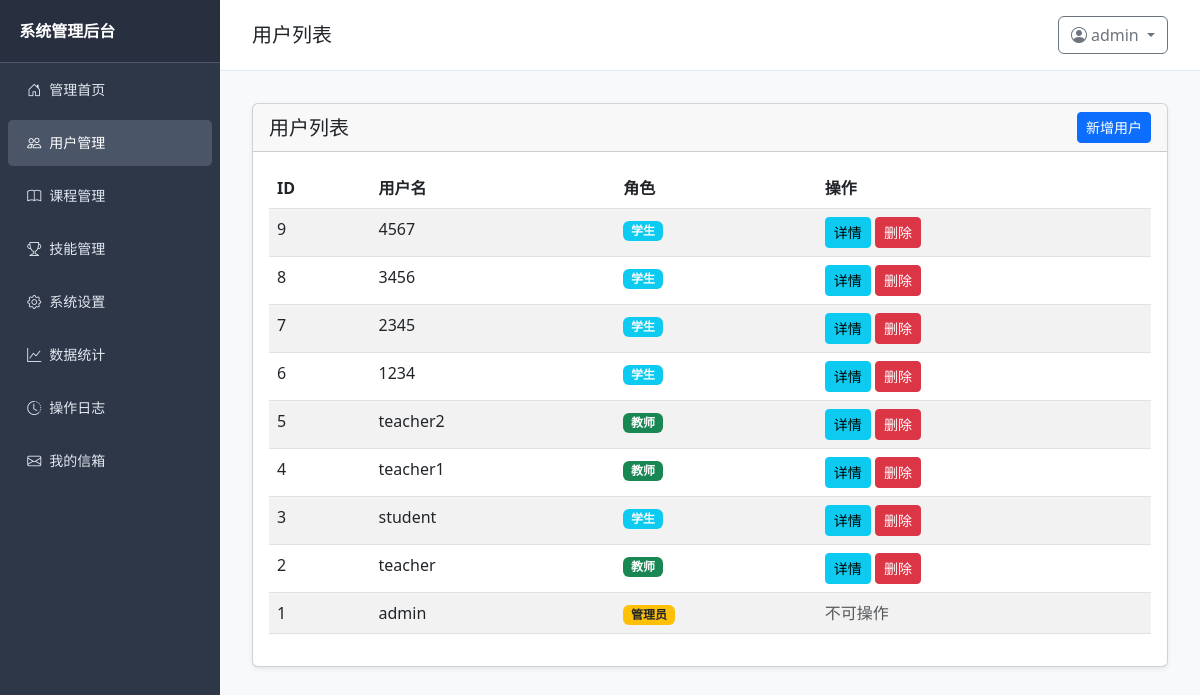
Screenshot of /admin/user_manage (signed in) with the database file from the repository.
### models.py (models this page shows, shortened)
class User(UserMixin, db.Model):
    __tablename__ = 'user'
    id = db.Column(db.Integer, primary_key=True)
    username = db.Column(db.String(50), unique=True, nullable=False)
    role = db.Column(db.SmallInteger, default=0)  # 0=学生, 1=教师, 2=管理员
    create_time = db.Column(db.DateTime, default=datetime.now)
    password_hash = db.Column(db.String(128))
    teacher_info = db.relationship('Teacher', backref='user', uselist=False, lazy=True, cascade="all, delete-orphan")

### routes/admin.py (the view)
@admin_bp.route('/user_manage')
@login_required
def user_manage():
    if current_user.role != 2:
        flash('无管理员权限！', 'danger')
        return redirect(url_for('auth.dashboard'))
    form = UserForm()
    all_users = User.query.order_by(User.id.desc()).all()
    return render_template('admin/user_manage.html',
                           all_users=all_users,
                           form=form)

### app.py (called while the page is built)
@login_manager.user_loader
def load_user(user_id):
    return User.query.get(int(user_id))

### templates/admin/user_manage.html (shortened to what this page needs)
{% extends 'base.html' %}
{% block content_title %}用户列表{% endblock %}
{% block content %}
<div class="row">
    <div class="col-12">
        <div class="card shadow-sm">
            <div class="card-header d-flex justify-content-between align-items-center">
                <h5 class="mb-0">用户列表</h5>
                <button type="button" class="btn btn-primary btn-sm" data-bs-toggle="modal" data-bs-target="#addUserModal">
                    新增用户
                </button>
            </div>
            <div class="card-body">
                <table class="table table-striped table-hover">
                    <thead>
                        <tr>
                            <th>ID</th>
                            <th>用户名</th>
                            <th>角色</th>
                            <th>操作</th>
                        </tr>
                    </thead>
                    <tbody>
                        {% for user in all_users %}
                        <tr>
                            <td>{{ user.id }}</td>
                            <td>{{ user.username }}</td>
                            <td>
                                {% if user.role == 0 %}
                                    <span class="badge bg-info">学生</span>
                                {% elif user.role == 1 %}
                                    <span class="badge bg-success">教师</span>
                                {% else %}
                                    <span class="badge bg-warning text-dark">管理员</span>
                                {% endif %}
                            </td>
                            <td>
                                {% if user.role == 0 or user.role == 1 %}
                                    <a href="{{ url_for('admin.user_detail', user_id=user.id) }}" class="btn btn-info btn-sm">详情</a>
                                    <form method="POST" action="{{ url_for('admin.delete_user', user_id=user.id) }}" style="display:inline;">
                                        <button type="submit" class="btn btn-danger btn-sm" onclick="return confirm('确定删除用户【{{ user.username }}】吗？');">删除</button>
                                    </form>
                                {% else %}
                                    <span class="text-muted">不可操作</span>
                                {% endif %}
                            </td>
                        </tr>
                        {% endfor %}
                    </tbody>
                </table>
            </div>
        </div>
    </div>
</div>
{% endblock %}

### templates/base.html (shortened to what this page needs)
<!DOCTYPE html>
<html lang="zh-CN">
<head>
    <link href="https://cdn.jsdelivr.net/npm/bootstrap@5.3.0/dist/css/bootstrap.min.css" rel="stylesheet">
    <link rel="stylesheet" href="https://cdn.jsdelivr.net/npm/bootstrap-icons@1.10.5/font/bootstrap-icons.min.css">
</head>
<body>
    {% if current_user.is_authenticated %}
        {% if current_user.role == 2 %}
        <div class="sidebar">
            <div class="sidebar-header">系统管理后台</div>
            <ul class="nav flex-column">
                <li class="nav-item">
                    <a class="nav-link {% if request.endpoint == 'admin.admin_index' %}active{% endif %}"
                        href="{{ url_for('admin.admin_index') }}">
                        <i class="bi bi-house-door me-2"></i>管理首页
                    </a>
                </li>
                <li class="nav-item">
                    <a class="nav-link {% if request.endpoint == 'admin.user_manage' %}active{% endif %}"
                        href="{{ url_for('admin.user_manage') }}">
                        <i class="bi bi-people me-2"></i>用户管理
                    </a>
                </li>
                <li class="nav-item">
                    <a class="nav-link {% if request.endpoint == 'admin.course_manage' %}active{% endif %}"
                        href="{{ url_for('admin.course_manage') }}">
                        <i class="bi bi-book me-2"></i>课程管理
                    </a>
                </li>
                <li class="nav-item">
                    <a class="nav-link {% if request.endpoint == 'admin.skill_manage' %}active{% endif %}"
                        href="{{ url_for('admin.skill_manage') }}">
                        <i class="bi bi-trophy me-2"></i>技能管理
                    </a>
                </li>
                <li class="nav-item">
                    <a class="nav-link {% if request.endpoint == 'admin.system_setting' %}active{% endif %}"
                        href="{{ url_for('admin.system_setting') }}">
                        <i class="bi bi-gear me-2"></i>系统设置
                    </a>
                </li>
                <li class="nav-item">
                    <a class="nav-link {% if request.endpoint == 'admin.data_analysis' %}active{% endif %}"
                        href="{{ url_for('admin.data_analysis') }}">
                        <i class="bi bi-graph-up me-2"></i>数据统计
                    </a>
                </li>
                <li class="nav-item">
                    <a class="nav-link {% if request.endpoint == 'admin.system_logs' %}active{% endif %}"
                        href="{{ url_for('admin.system_logs') }}">
                        <i class="bi bi-clock-history me-2"></i>操作日志
                    </a>
                </li>
                <li class="nav-item">
                    <a class="nav-link {% if request.endpoint == 'student.mailbox_index' %}active{% endif %}"
                        href="{{ url_for('student.mailbox_index') }}">
                        <i class="bi bi-envelope me-2"></i>我的信箱
                    </a>
                </li>
            </ul>
        </div>
        {% endif %}
    {% endif %}
    <div class="content-wrapper {% if not current_user.is_authenticated %}full-width{% endif %}">
        <div class="content-header">
            <h5 class="mb-0">
                {% block content_title %}{% endblock %}
            </h5>
            {% if current_user.is_authenticated %}
            <div class="user-dropdown dropdown">
                <button class="btn btn-outline-secondary dropdown-toggle" type="button" data-bs-toggle="dropdown" aria-expanded="false">
                    <i class="bi bi-person-circle me-1"></i>{{ current_user.username }}
                </button>
            </div>
            {% endif %}
        </div>
        <div class="content-body">
            {% block content %}{% endblock %}
        </div>
    </div>
</body>
</html>

### templates/base.html (style rules this page uses)
body { display: flex; min-height: 100vh; margin: 0; background-color: #f8f9fa; }
.sidebar { width: 220px; background-color: #2d3748; color: white; flex-shrink: 0; transition: all 0.3s ease; }
.sidebar .sidebar-header { padding: 1.2rem; font-weight: bold; font-size: 16px; border-bottom: 1px solid #4a5568; background-color: #283040; }
.sidebar .nav-link { color: #e2e8f0; padding: 0.8rem 1.2rem; border-radius: 0.3rem; margin: 0.2rem 0.5rem; font-size: 14px; }
.sidebar .nav-link:hover, .sidebar .nav-link.active { background-color: #4a5568; color: white; }
.content-wrapper { flex-grow: 1; overflow-y: auto; }
.content-header { padding: 1rem 2rem; background-color: white; border-bottom: 1px solid #e2e8f0; display: flex; justify-content: space-between; align-items: center; }
.content-body { padding: 2rem; }

### rows the page displays
User: username "admin", id "1", role "管理员"
User: id "9", username "4567", role "学生"
User: id "8", username "3456", role "学生"
User: id "7", username "2345", role "学生"
User: id "6", username "1234", role "学生"
User: id "5", username "teacher2", role "教师"
User: id "4", username "teacher1", role "教师"
User: id "3", username "student", role "学生"
User: id "2", username "teacher", role "教师"
